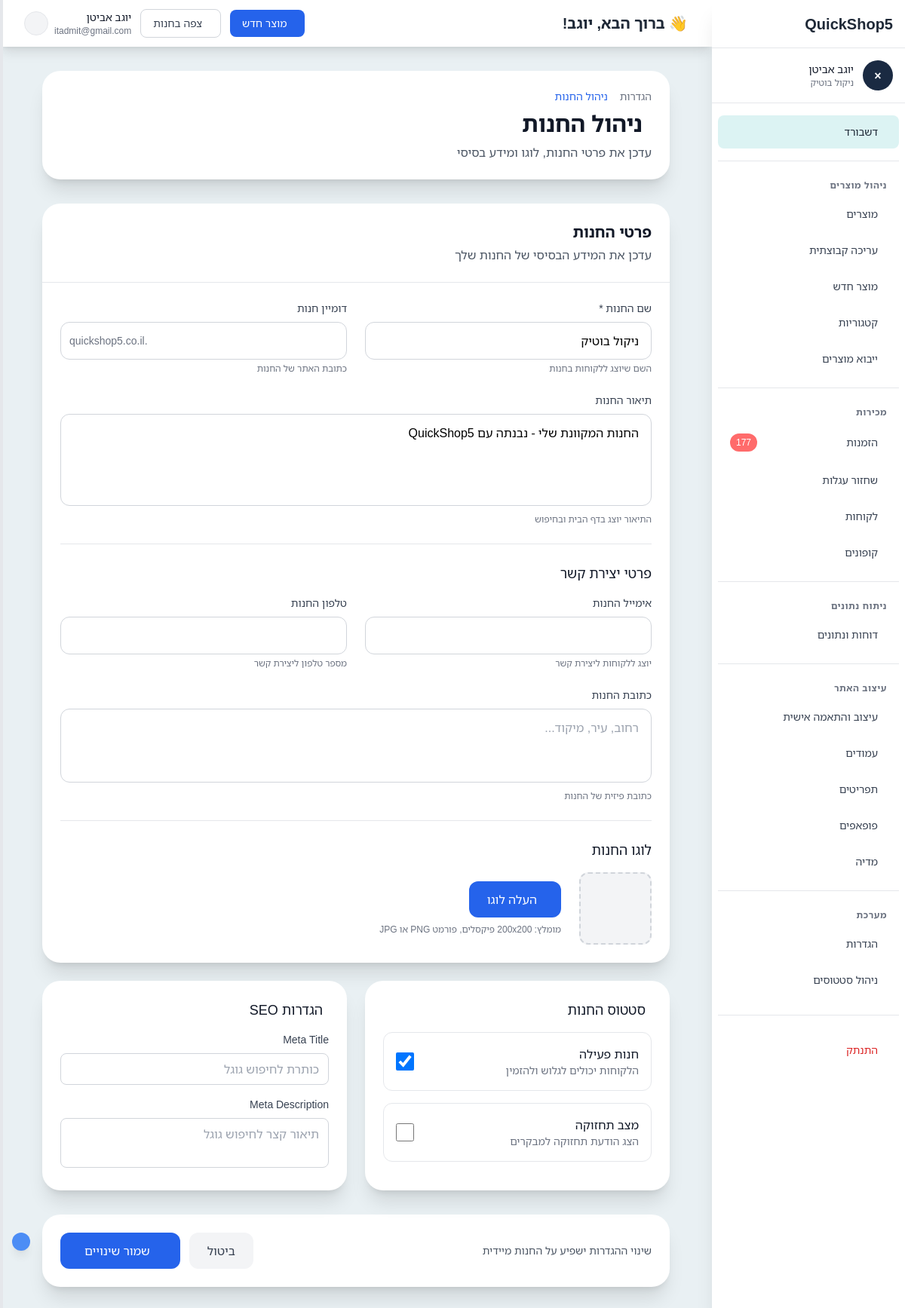
Screenshot of /admin/settings/store.php (signed in) with the database file from the repository.
### tables this page shows
CREATE TABLE `users` (
  `id` int(11) NOT NULL,
  `email` varchar(255) NOT NULL,
  `password` varchar(255) NOT NULL,
  `first_name` varchar(100) NOT NULL,
  `last_name` varchar(100) NOT NULL,
  `phone` varchar(20) DEFAULT NULL,
  `status` enum('active','suspended','cancelled') DEFAULT 'active',
  `subscription_status` enum('trial','active','overdue','cancelled') DEFAULT 'trial',
  `trial_ends_at` datetime DEFAULT NULL,
  `created_at` timestamp NOT NULL DEFAULT CURRENT_TIMESTAMP,
  `updated_at` timestamp NOT NULL DEFAULT CURRENT_TIMESTAMP ON UPDATE CURRENT_TIMESTAMP
);

CREATE TABLE `stores` (
  `id` int(11) NOT NULL,
  `user_id` int(11) NOT NULL,
  `name` varchar(255) NOT NULL,
  `slug` varchar(100) DEFAULT NULL,
  `domain` varchar(100) DEFAULT NULL,
  `custom_domain` varchar(255) DEFAULT NULL,
  `subdomain_enabled` tinyint(1) DEFAULT '1',
  `ssl_enabled` tinyint(1) DEFAULT '0',
  `description` text,
  `logo` varchar(500) DEFAULT NULL,
  `primary_color` varchar(7) DEFAULT '#3B82F6',
  `secondary_color` varchar(7) DEFAULT '#1F2937',
  `currency` varchar(3) DEFAULT 'ILS',
  `theme_name` varchar(100) DEFAULT 'quickshop-evening',
  `theme_settings` json DEFAULT NULL,
  `timezone` varchar(50) DEFAULT 'Asia/Jerusalem',
  `language` varchar(5) DEFAULT 'he',
  `status` enum('active','maintenance','suspended') DEFAULT 'active',
  `created_at` timestamp NOT NULL DEFAULT CURRENT_TIMESTAMP,
  `updated_at` timestamp NOT NULL DEFAULT CURRENT_TIMESTAMP ON UPDATE CURRENT_TIMESTAMP
);

### admin/settings/store.php (the view, shortened to what the rows shown need)
<?php
require_once '../../includes/auth.php';
$auth = new Authentication();
$auth->requireLogin();
$currentUser = $auth->getCurrentUser();
require_once '../../config/database.php';
$db = Database::getInstance()->getConnection();
$stmt = $db->prepare("SELECT * FROM stores WHERE user_id = ? LIMIT 1");
$stmt->execute([$currentUser['id']]);
$store = $stmt->fetch();
include '../templates/header.php';
include '../templates/sidebar.php';
?>
<div class="lg:pr-64">
    <?php include '../templates/navbar.php'; ?>
    <main class="py-8" style="background: #e9f0f3;">
        <div class="max-w-4xl mx-auto px-4 sm:px-6 lg:px-8">
            <div class="mb-8">
                <div class="bg-white shadow-xl rounded-3xl p-6">
                    <div class="flex flex-col lg:flex-row lg:items-center lg:justify-between">
                        <div>
                            <h1 class="text-3xl font-bold text-gray-900 mb-2 flex items-center gap-3">
                                ניהול החנות
                            </h1>
                        </div>
                    </div>
                </div>
            </div>
            <div class="bg-white shadow-xl rounded-3xl">
                <form method="POST" class="p-6">
                    <div class="space-y-6">
                        <div class="grid grid-cols-1 md:grid-cols-2 gap-6">
                            <div>
                                <label for="store_name" class="block text-sm font-medium text-gray-700 mb-2">
                                    שם החנות *
                                </label>
                                <input type="text" id="store_name" name="store_name" required
                                       value="<?= htmlspecialchars($store['name'] ?? '') ?>"
                                       class="w-full px-4 py-3 border border-gray-300 rounded-xl focus:outline-none focus:ring-2 focus:ring-blue-500 focus:border-blue-500 transition-colors">
                                <p class="text-xs text-gray-500 mt-1">השם שיוצג ללקוחות בחנות</p>
                            </div>
                        </div>
                        <div>
                            <label for="store_description" class="block text-sm font-medium text-gray-700 mb-2">
                                תיאור החנות
                            </label>
                            <textarea id="store_description" name="store_description" rows="4"
                                      class="w-full px-4 py-3 border border-gray-300 rounded-xl focus:outline-none focus:ring-2 focus:ring-blue-500 focus:border-blue-500 transition-colors resize-none"
                                      placeholder="ספר ללקוחות על החנות שלך..."><?= htmlspecialchars($store['description'] ?? '') ?></textarea>
                            <p class="text-xs text-gray-500 mt-1">התיאור יוצג בדף הבית ובחיפוש</p>
                        </div>
                    </div>
                </form>
            </div>
        </div>
    </main>
</div>

### admin/templates/sidebar.php (shortened to what the rows shown need)
<div class="fixed inset-y-0 right-0 z-50 w-64 bg-white shadow-xl flex flex-col" id="sidebar">
    <div class="flex items-center justify-between h-16 px-4 border-b border-gray-200">
        <div class="flex items-center">
            <h1 class="text-xl font-bold text-gray-800">
                QuickShop5
            </h1>
        </div>
    </div>
    <div class="p-4 border-b border-gray-200">
        <div class="flex items-center">
            <div class="w-10 h-10 rounded-full flex items-center justify-center font-semibold text-white" style="background: #1a2a42;">
                <?php echo strtoupper(substr($currentUser['first_name'] ?? 'U', 0, 1)); ?>
            </div>
            <div class="mr-3">
                <p class="text-sm font-medium text-gray-900"><?php echo htmlspecialchars(($currentUser['first_name'] ?? '') . ' ' . ($currentUser['last_name'] ?? '')); ?></p>
                <p class="text-xs text-gray-500"><?php echo htmlspecialchars(isset($store['name']) ? $store['name'] : 'החנות שלי'); ?></p>
            </div>
        </div>
    </div>
</div>

### admin/templates/navbar.php (shortened to what the rows shown need)
<div class="sticky top-0 z-40 bg-white shadow-lg">
    <div class="relative flex items-center justify-between px-4 sm:px-6 lg:px-8 py-3">
        <div>
            <h1 class="text-xl font-bold text-gray-800">👋 ברוך הבא, <?php echo htmlspecialchars($currentUser['first_name'] ?? 'משתמש'); ?>!</h1>
        </div>
        <div class="flex items-center gap-3">
            <div class="flex items-center gap-2">
                <div class="text-right hidden sm:block">
                    <div class="font-medium text-sm text-gray-900"><?= htmlspecialchars(($currentUser['first_name'] ?? '') . ' ' . ($currentUser['last_name'] ?? '')) ?></div>
                    <div class="text-xs text-gray-500"><?= htmlspecialchars($currentUser['email'] ?? '') ?></div>
                </div>
            </div>
        </div>
    </div>
</div>

### rows the page displays
users: first_name "×", first_name+last_name "יוגב אביטן", first_name "יוגב", email "itadmit@gmail.com"
stores: name "ניקול בוטיק", store_name "ניקול בוטיק", store_description "החנות המקוונת שלי - נבנתה עם QuickShop5"
